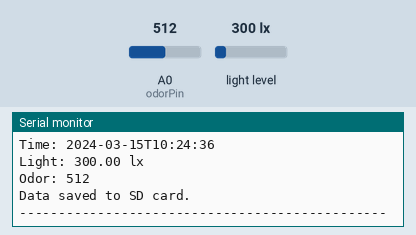
Simulated run of this sketch. Board: Arduino Mega 2560, built with avr-gcc and run on an emulated ATmega2560. On the bench: the last lines printed to the serial monitor. Inputs (shaded band) come from the test bench; at power-on: A0 (odorPin) = 512, light level 300 lx. The local clock reads 2024-03-15 10:24:30 at power-on unless the sketch sets it; storage starts empty.

Above: at 7.3 s.
7.4 s: A0 (odorPin) set to 988
At 8.3 s:
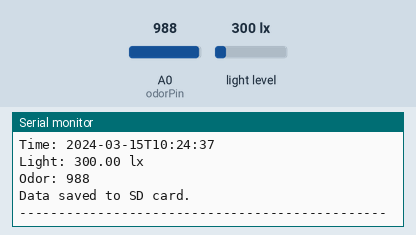
11.7 s: A0 (odorPin) set to 1014
At 12.6 s:
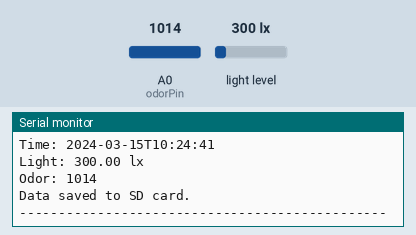
Timing chart, 0 to 14.2 s (numbered marks = the images above; inputs shaded):
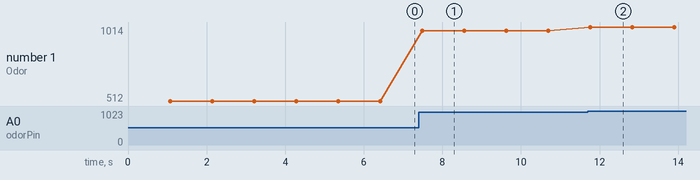

Measured:
- after the input at 7.4 s, the serial monitor: prints a new line after 0.08 s (image 1)
- after the input at 11.7 s, the serial monitor: prints a new line after 0.06 s (image 2)
- plotted number 1: 512 → 988 after the input at 7.4 s, 988 → 1014 after the input at 11.7 s

The sketch:

M2_ODOR_RTC_LIGHT_SD.ino
```cpp
#include <Wire.h>       // I2C communication library
#include <BH1750.h>     // Library for BH1750 light sensor
#include <SD.h>         // Library for working with SD card
#include <RTClib.h>     // Library for RTC module DS1307

// Define pin for odor sensor
int odorPin = A0;            // Odor sensor connected to analog pin A0
int odorSensorValue = 0;     // Variable to store value read from the odor sensor

// Measurement interval (in seconds)
#define measureTime 1

// Create BH1750 light sensor object
BH1750 lightMeter;

// Create RTC object for DS1307
RTC_DS1307 rtc;

// SD card
#define chipSelect 53  // Chip select pin for SD card on Arduino Mega

File dataFile; // File object for SD card operations

void setup() {
  Serial.begin(9600); // Start Serial Monitor with baud rate 9600
  Wire.begin();       // Initialize I2C communication

  // Initialize RTC
  if (!rtc.begin()) {
    Serial.println("Couldn't find RTC");
    while (1);
  }

  if (!rtc.isrunning()) {
    Serial.println("RTC is NOT running, setting the time to compile time!");
    rtc.adjust(DateTime(F(__DATE__), F(__TIME__)));
  }

  // Initialize light sensor
  if (lightMeter.begin()) {
    Serial.println("Light sensor connected.");
  } else {
    Serial.println("Failed to initialize light sensor");
  }

  // Initialize SD card
  if (SD.begin(chipSelect)) {
    Serial.println("SD card connected.");
  } else {
    Serial.println("SD card initialization failed!");
    while (1);
  }
}

void loop() {
  delay(measureTime * 1000); // Wait before next measurement

  // Read odor sensor value
  odorSensorValue = analogRead(odorPin);

  // Read time from RTC
  DateTime now = rtc.now();

  // Read light level from BH1750
  float lux = lightMeter.readLightLevel();

  // Print data to Serial Monitor
  Serial.print("Time: ");
  Serial.println(now.timestamp(DateTime::TIMESTAMP_FULL));
  Serial.print("Light: ");
  Serial.print(lux);
  Serial.println(" lx");
  Serial.print("Odor: ");
  Serial.println(odorSensorValue);

  // Save data to SD card
  dataFile = SD.open("M2.csv", FILE_WRITE);

  if (dataFile) {
    // If file is empty, write header first
    if (dataFile.size() == 0) {
      dataFile.println("Timestamp,Light (lx),Odor");
    }

    dataFile.print(now.timestamp(DateTime::TIMESTAMP_FULL));
    dataFile.print(", ");
    dataFile.print(lux, 1);
    dataFile.print(", ");
    dataFile.println(odorSensorValue);
    dataFile.close();
    Serial.println("Data saved to SD card.");
  } else {
    Serial.println("Unable to open file for writing.");
  }

  Serial.println("-----------------------------------------------");
}
```
